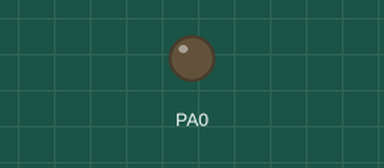
This program was run on a simulated ATtiny84, built with avr-gcc and emulated at 1 MHz. On the bench: output pins drawn as LEDs (lit = HIGH).

Above: at 0.05 s.
At 0.4 s:
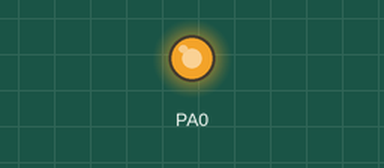
At 1.05 s:
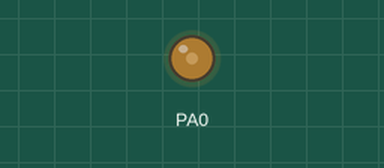
At 2.1 s:
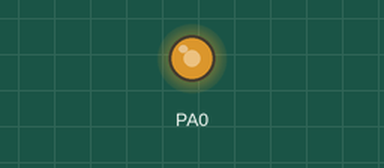
Timing chart, 0 to 4.9 s (numbered marks = the images above):
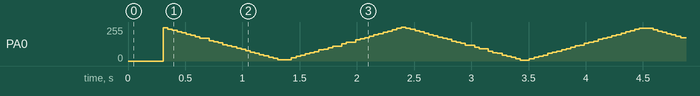

The program:

main.c
```c
// (licence header left out)
/**
  Section: Defines
*/

// define CPU clock frequency
#define F_CPU  1000000UL

#define LED_ON		PORTA |= (1<<PORTA0);
#define LED_OFF		PORTA &= ~(1<<PORTA0);
#define LED_TOGGLE	PINA |=(1<<PINA0);
#define DELAY_MAX   512


/**
  Section: Included Files
*/
#include <avr/io.h>
#include <util/delay.h>


/*!
 *
 * @brief Main program entry point
 *
 */
int main(void)
{
	// set PA0 output pin
	DDRA |= (1<<DDA0);

	// variables for fading
	uint16_t delay = 1;
	uint8_t dir = 0;


	while (1)
	{
		LED_OFF;
		_delay_loop_2(delay);

		LED_ON;
		_delay_loop_2(DELAY_MAX-delay);

		 if (dir)
		 {
			// fade-in
			if (++delay >= (DELAY_MAX - 1))
			{
				dir = 0;
			}

		 }

		 else
		 {
			 // fade-out
			 if (--delay <= 1)
			 {
				 dir = 1;
			 }
		 }
    }
}  /* main() */


/**
 End of File
*/
```
